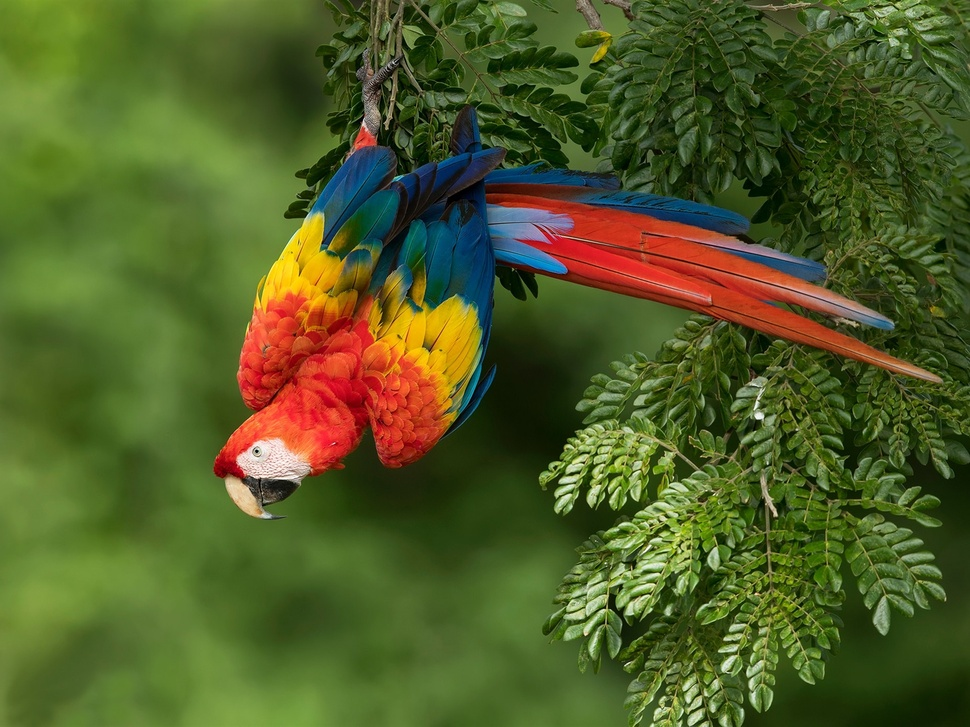
#> input picture Ejercicio1/imagen_2.jpg, 970 x 727 px, shrunk from 1920 x 1440 before the run
$ jupyter execute --allow-errors 'Hoja de trabajo 1.ipynb'
#> lines starting #> are read from the running program, lines starting #| are printed output that depends on the picture
# Hoja de Trabajo 1
**Nombre:** Pablo Santizo\
**Carné:** 24000134\
**Curso** Ciencia de Datos en Python\
**Maestría:** Text Mining & Image Recognition\
**Universidad:** Galileo, Instituto en Investigación de Operaciones

## Librerias

[cell 1]
#%pip install numpy opencv-python matplotlib

[cell 2]
import cv2
import numpy as np
import matplotlib.pyplot as plt

# Problema 1

Desarrolle una funcion la cual reciba dos parámetros, una imagen y un entero llamado color, la
función debe devolver una imagen la cual tenga activos los canales de color segun los siguientes
puntos:
- Si el parámetro color vale 1, la imagen debe mostrar activos únicamente el color azul.
- Si el parámetro color vale 2, la imagen debe mostrar activos únicamente el color verde.
- Si el parámetro color vale 3, la imagen debe mostrar activos únicamente el color rojo.
- Si el parámetro color vale 10, la imagen debe mostrar activos únicamente los colores rojo y verde.
- Si el parámetro color vale 20, la imagen debe mostrar activos únicamente los colores verde y azul.
- Si el parámetro color vale 30, la imagen debe mostrar activos únicamente los colores azul y rojo.

Función

[cell 3]
def activar_canales_de_color(ruta_imagen, color):
    imagen = cv2.imread(ruta_imagen)
    if color == 1:
        imagen[:, :, 1] = 0
        imagen[:, :, 2] = 0
    elif color == 2:
        imagen[:, :, 0] = 0
        imagen[:, :, 2] = 0
    elif color == 3:
        imagen[:, :, 0] = 0
        imagen[:, :, 1] = 0
    elif color == 10:
        imagen[:, :, 0] = 0
    elif color == 20:
        imagen[:, :, 2] = 0
    elif color == 30:
        imagen[:, :, 1] = 0
    return imagen

Ejemplo de uso de la función

[cell 4]
ruta_imagen='Ejercicio1/imagen_2.jpg'

[cell 5]
imagen_original = cv2.imread(ruta_imagen)
#> imagen_original is the input picture: shape (727, 970, 3); mean B, G, R 38.8, 92.4, 80.5
imagen_activada_1 = activar_canales_de_color(ruta_imagen, 1)
imagen_activada_2 = activar_canales_de_color(ruta_imagen, 2)
imagen_activada_3 = activar_canales_de_color(ruta_imagen, 3)
imagen_activada_10 = activar_canales_de_color(ruta_imagen, 10)
imagen_activada_20 = activar_canales_de_color(ruta_imagen, 20)
imagen_activada_30 = activar_canales_de_color(ruta_imagen, 30)

imagenes = [imagen_original, imagen_activada_1, imagen_activada_2, imagen_activada_3, imagen_activada_10, imagen_activada_20, imagen_activada_30]
titulos = ['Original', 'Color 1', 'Color 2', 'Color 3', 'Color 10', 'Color 20', 'Color 30']

fig, axs = plt.subplots(1, len(imagenes), figsize=(20, 10))
for i, ax in enumerate(axs):
    ax.imshow(cv2.cvtColor(imagenes[i], cv2.COLOR_BGR2RGB))
    ax.set_title(titulos[i])
    ax.axis('off')
#> this loop made 7 passes
plt.show()

## Problema 2

En el .zip del laboratorio se le compartió un conjunto de imagenes en escala de grises (imagen1,
imagen2, perro) estas imágenes fueron creadas utilizando una escala de grises en 3D, cree una
función que dadas las 3 imágenes se construya la imagen original a color.

Función

[cell 6]
def combinar_imagenes_escala_grises(ruta_rojo, ruta_azul, ruta_verde):
#> called with ruta_rojo = 'Lab1/perro/perro_salida_gray_rojo.jpg', ruta_azul = 'Lab1/perro/perro_salida_gray_azul.jpg', ruta_verde = 'Lab1/perro/perro_salida_gray_verde.jpg'
    imagen_rojo = cv2.imread(ruta_rojo, cv2.IMREAD_GRAYSCALE)
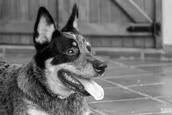
#> input picture Lab1/perro/perro_salida_gray_rojo.jpg, 172 x 115 px, shrunk from 340 x 227 before the run
#> imagen_rojo is the input picture: shape (115, 172); min 0, max 255, mean 112.7
    imagen_azul = cv2.imread(ruta_azul, cv2.IMREAD_GRAYSCALE)
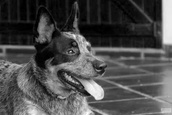
#> input picture Lab1/perro/perro_salida_gray_azul.jpg, 172 x 115 px, shrunk from 340 x 227 before the run
#> imagen_azul is the input picture: shape (115, 172); min 0, max 255, mean 75.2
    imagen_verde = cv2.imread(ruta_verde, cv2.IMREAD_GRAYSCALE)
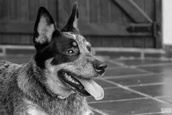
#> input picture Lab1/perro/perro_salida_gray_verde.jpg, 172 x 115 px, shrunk from 340 x 227 before the run
#> imagen_verde is the input picture: shape (115, 172); min 0, max 253, mean 90.2

    imagen_combinada = cv2.merge([imagen_azul, imagen_verde, imagen_rojo])
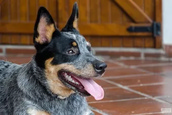
#> imagen_combinada: shape (115, 172, 3); mean of channels 0, 1, 2 75.2, 90.2, 112.7; drawn as B, G, R
    return imagen_combinada

Uso de la función con las imagenes

[cell 7]
perro_imagen = combinar_imagenes_escala_grises('Lab1/perro/perro_salida_gray_rojo.jpg',
                                               'Lab1/perro/perro_salida_gray_azul.jpg',
                                               'Lab1/perro/perro_salida_gray_verde.jpg')
#> (the rest of this cell did not finish here and is left out)

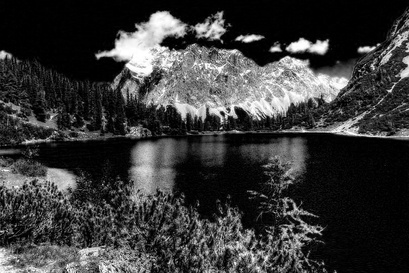
#> input picture Lab1/imagen1/imagen1_salida_gray_rojo.jpg, 409 x 273 px, shrunk from 810 x 540 before the run
#> in combinar_imagenes_escala_grises, imagen_rojo is the input picture: shape (273, 409); min 0, max 255, mean 57.6
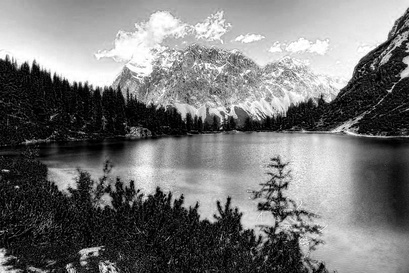
#> input picture Lab1/imagen1/imagen1_salida_gray_azul.jpg, 409 x 273 px, shrunk from 810 x 540 before the run
#> in combinar_imagenes_escala_grises, imagen_azul is the input picture: shape (273, 409); min 0, max 255, mean 118.2
imagen_2 = combinar_imagenes_escala_grises('Lab1/imagen2/imagen2_salida_gray_rojo.jpg',
                                           'Lab1/imagen2/imagen2_salida_gray_azul.jpg',
                                           'Lab1/imagen2/imagen2_salida_gray_verde.jpg')

imagenes = [perro_imagen, imagen_1, imagen_2]
titulos = ['Perro', 'Imagen 1', 'Imagen 2']

fig, axs = plt.subplots(1, len(imagenes), figsize=(20, 10))
for i, ax in enumerate(axs):
    ax.imshow(cv2.cvtColor(imagenes[i], cv2.COLOR_BGR2RGB))
    ax.set_title(titulos[i])
    ax.axis('off')
plt.show()

# Problema 3

Cree una función que dada una imagen cree una escala de grises en tres dimensiones, tome en
cuenta que su función debe crear 3 imágenes como salida. Para entregar este ejercicio debe incluir
una las imágenes que haya utilizado como prueba y el resultado de las misma, no puede utilizar la
imagen del Problema #2.

Función

[cell 8]
def canales_filtrados_en_grises(ruta_imagen):
#> called with ruta_imagen = 'Ejercicio1/imagen_2.jpg'
    imagen_original = cv2.imread(ruta_imagen)
    imagen_original = cv2.cvtColor(imagen_original, cv2.COLOR_BGR2RGB)

    canal_rojo = imagen_original[:, :, 0]
    canal_verde = imagen_original[:, :, 1]
    canal_azul = imagen_original[:, :, 2]
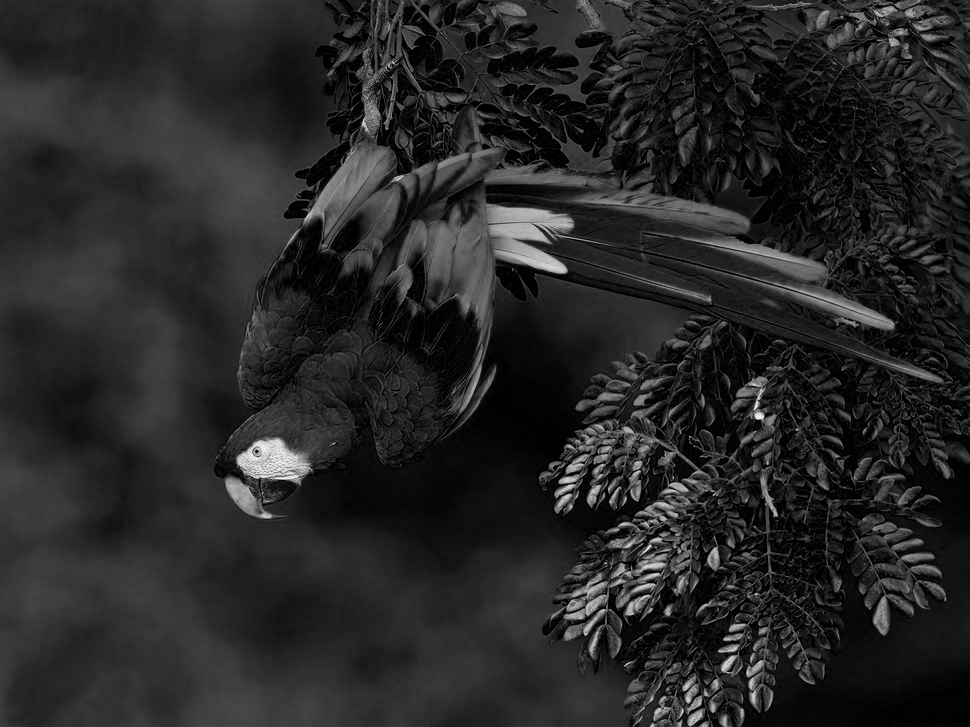
#> canal_azul: shape (727, 970); min 0, max 246, mean 38.8

    gris_rojo = cv2.cvtColor(cv2.merge([canal_rojo, canal_rojo, canal_rojo]), cv2.COLOR_RGB2GRAY)
    gris_verde = cv2.cvtColor(cv2.merge([canal_verde, canal_verde, canal_verde]), cv2.COLOR_RGB2GRAY)
    gris_azul = cv2.cvtColor(cv2.merge([canal_azul, canal_azul, canal_azul]), cv2.COLOR_RGB2GRAY)

    cv2.imwrite('prueba_rojo.jpg', gris_rojo)
    cv2.imwrite('prueba_verde.jpg', gris_verde)
    cv2.imwrite('prueba_azul.jpg', gris_azul)

    fig, axes = plt.subplots(1, 4, figsize=(20, 5))
    axes[0].imshow(cv2.cvtColor(imagen_original, cv2.COLOR_RGB2GRAY), cmap='gray')
    axes[0].set_title("Original en Escala de Grises")
    axes[1].imshow(gris_rojo, cmap='gray')
    axes[1].set_title("Filtro Rojo en Escala de Grises")
    axes[2].imshow(gris_verde, cmap='gray')
    axes[2].set_title("Filtro Verde en Escala de Grises")
    axes[3].imshow(gris_azul, cmap='gray')
    axes[3].set_title("Filtro Azul en Escala de Grises")

    for ax in axes:
        ax.axis('off')

    plt.show()

    return gris_rojo, gris_verde, gris_azul

Ejemplo de uso de la función

[cell 9]
gris_rojo, gris_verde, gris_azul = canales_filtrados_en_grises(ruta_imagen)

Prueba con la función del problema dos

[cell 10]
imagen_prueba = combinar_imagenes_escala_grises('prueba_rojo.jpg',
                                               'prueba_azul.jpg',
                                               'prueba_verde.jpg')

plt.imshow(cv2.cvtColor(imagen_prueba, cv2.COLOR_BGR2RGB))
plt.axis('off')
plt.show()

# Problema 4

Cree una función que dada una imagen, muestre el histograma de cada canal de color y el de
escala de grises (utilice un promedio aritmético para su escala de grises, no puede usar funciones
de opencv), sus histogramas deben incluir una línea vertical la cual muestre el valor de la media
de la distribución.

Función

[cell 11]
def mostrar_histograma(ruta_imagen):
#> called with ruta_imagen = 'Ejercicio1/imagen_2.jpg'
    imagen = cv2.imread(ruta_imagen)
    colores = ('b', 'g', 'r')

    plt.figure(figsize=(15, 5))
    for i, col in enumerate(colores):
        histograma = cv2.calcHist([imagen], [i], None, [256], [0, 256])
        plt.plot(histograma, color=col)
        plt.axvline(x=int(np.mean(imagen[:,:,i])), color=col, linestyle='dashed', linewidth=1)

    imagen_gris = np.mean(imagen, axis=2).astype(np.uint8)
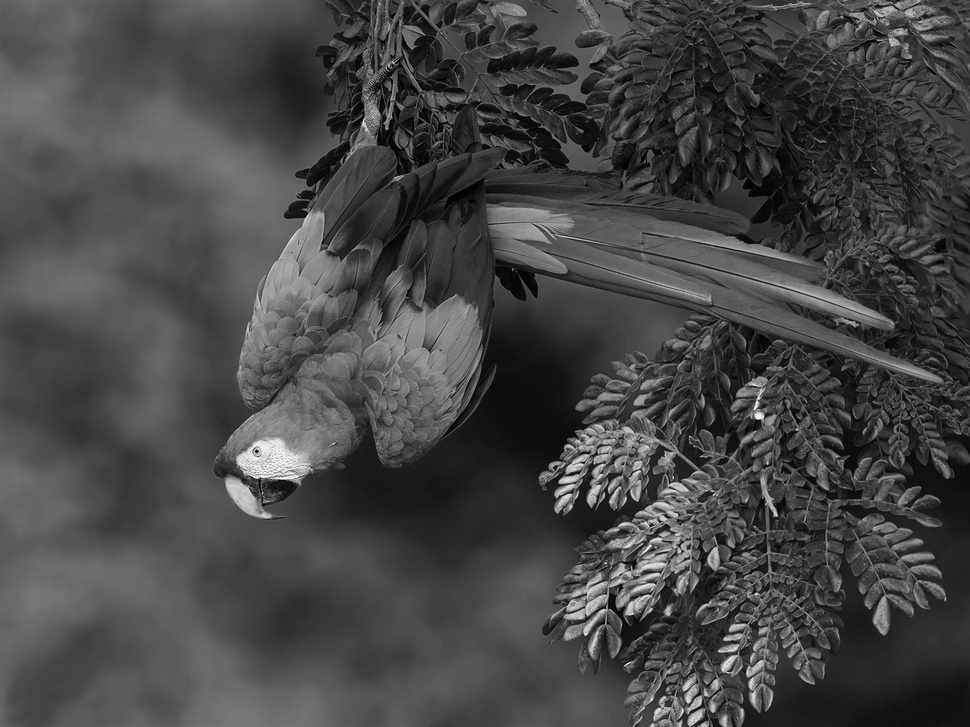
#> imagen_gris: shape (727, 970); min 0, max 252, mean 70.2
    histograma_gris = cv2.calcHist([imagen_gris], [0], None, [256], [0, 256])
#> histograma_gris = 256 values, max 10068 at index 76, min 0 at index 253, mean 2754.6
    plt.plot(histograma_gris, color='k')
    plt.axvline(x=int(np.mean(imagen_gris)), color='k', linestyle='dashed', linewidth=1)

    plt.title('Histogramas de canales de color y escala de grises')
    plt.xlabel('Intensidad de píxel')
    plt.ylabel('Cantidad de píxeles')
    plt.show()
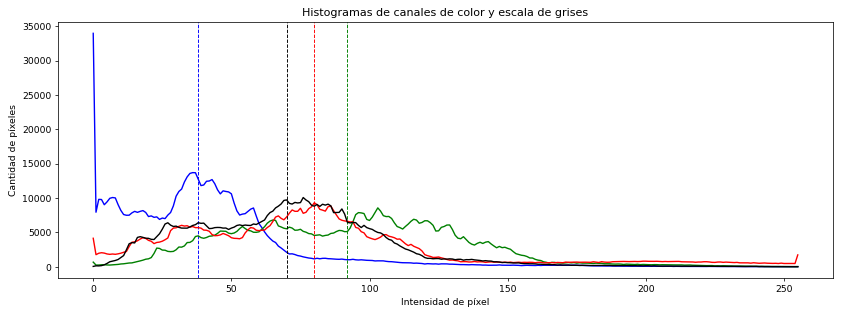
#> figure drawn by matplotlib, 1 panel; curve peaks at x = 0, y = 33979; curve peaks at x = 103, y = 8561

Ejemplo de uso con imágen de prueb

[cell 12]
mostrar_histograma(ruta_imagen)

# Problema 5

Investigue en que consiste el enfoque de escala de grises ponderado, luego de esto implemente una
función que dada una imagen, realice una escala de grises ponderada (notar que no existe una
solución única).

Función

[cell 13]
def escala_de_grises_ponderada_709(ruta_imagen):
#> called with ruta_imagen = 'Ejercicio1/imagen_2.jpg'
    imagen = cv2.imread(ruta_imagen)
    gris_ponderada = 0.2126 * imagen[:, :, 2] + 0.7152 * imagen[:, :, 1] + 0.0722 * imagen[:, :, 0]
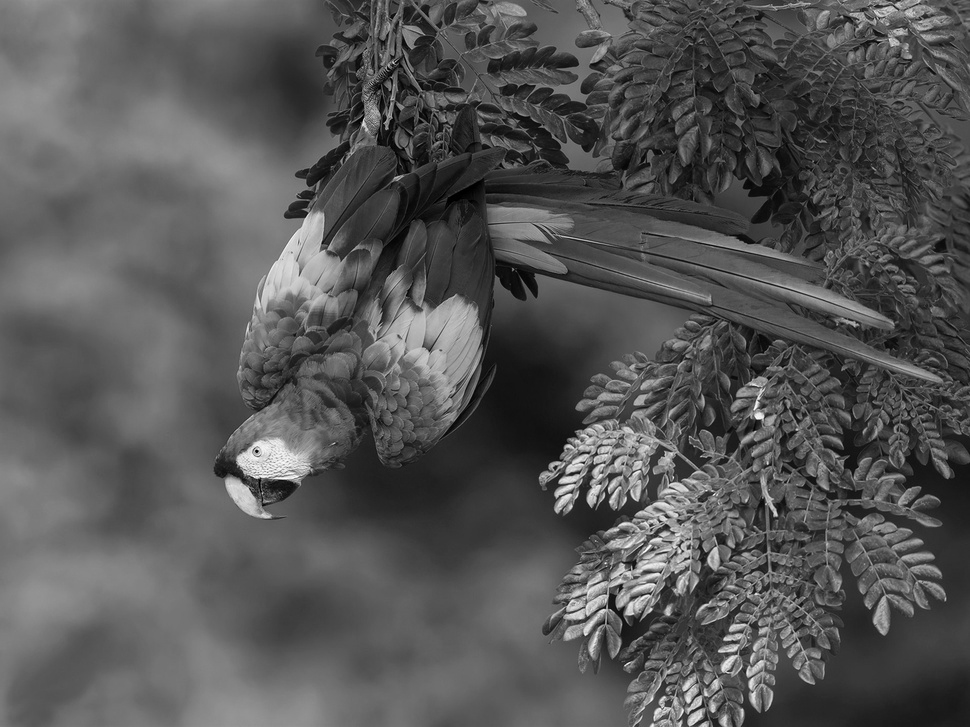
#> gris_ponderada: shape (727, 970) float64; min 0, max 254.4, mean 86
    gris_ponderada = gris_ponderada.astype(np.uint8)
    return gris_ponderada
